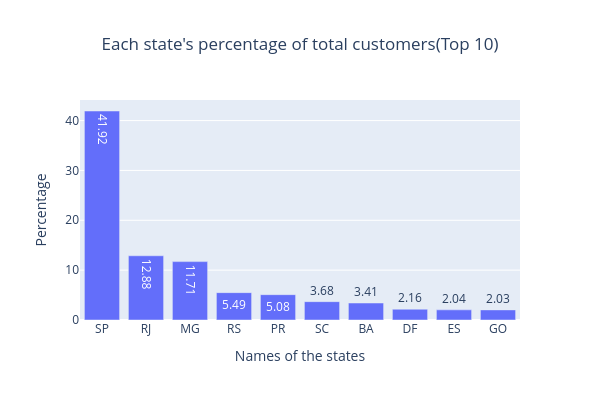

Notebook cell for this chart:
### Markdown cell above
#### Distribution of customers across different states

### Code cell
customer_state_unique = customer['customer_state'].unique()
print(f"Number of unique customer states:{len(customer_state_unique)}\nStates:{customer_state_unique}")

customer_state = customer.groupby('customer_state')['customer_unique_id'].nunique().reset_index(name='unique_customers')
customer_state['customer_per_state'] = ((customer_state['unique_customers'] / customer_state['unique_customers'].sum())*100).round(2)
customer_state = customer_state.sort_values('customer_per_state', ascending=False)[:10]

bar_plot(customer_state['customer_state'],
         customer_state['customer_per_state'],
         'Names of the states','Percentage', "Each state's percentage of total customers(Top 10)")

### Figure 1 — Plotly figure (JSON) as saved in the notebook; plotly's stock layout.template omitted (floating-point values rounded to 4 significant figures)
{"data": [{"alignmentgroup": "True", "hovertemplate": "Names of the states=%{x}<br>Percentage=%{y}<extra></extra>", "legendgroup": "", "marker": {"color": "#636efa", "pattern": {"shape": ""}}, "name": "", "offsetgroup": "", "orientation": "v", "showlegend": false, "textposition": "auto", "texttemplate": "%{y}", "type": "bar", "x": ["SP", "RJ", "MG", "RS", "PR", "SC", "BA", "DF", "ES", "GO"], "xaxis": "x", "y": [41.92, 12.88, 11.71, 5.49, 5.08, 3.68, 3.41, 2.16, 2.04, 2.03], "yaxis": "y"}], "layout": {"barmode": "relative", "height": 400, "legend": {"tracegroupgap": 0}, "title": {"text": "Each state's percentage of total customers(Top 10)", "x": 0.5}, "width": 600, "xaxis": {"anchor": "y", "domain": [0, 1], "title": {"text": "Names of the states"}}, "yaxis": {"anchor": "x", "domain": [0, 1], "title": {"text": "Percentage"}}}}
